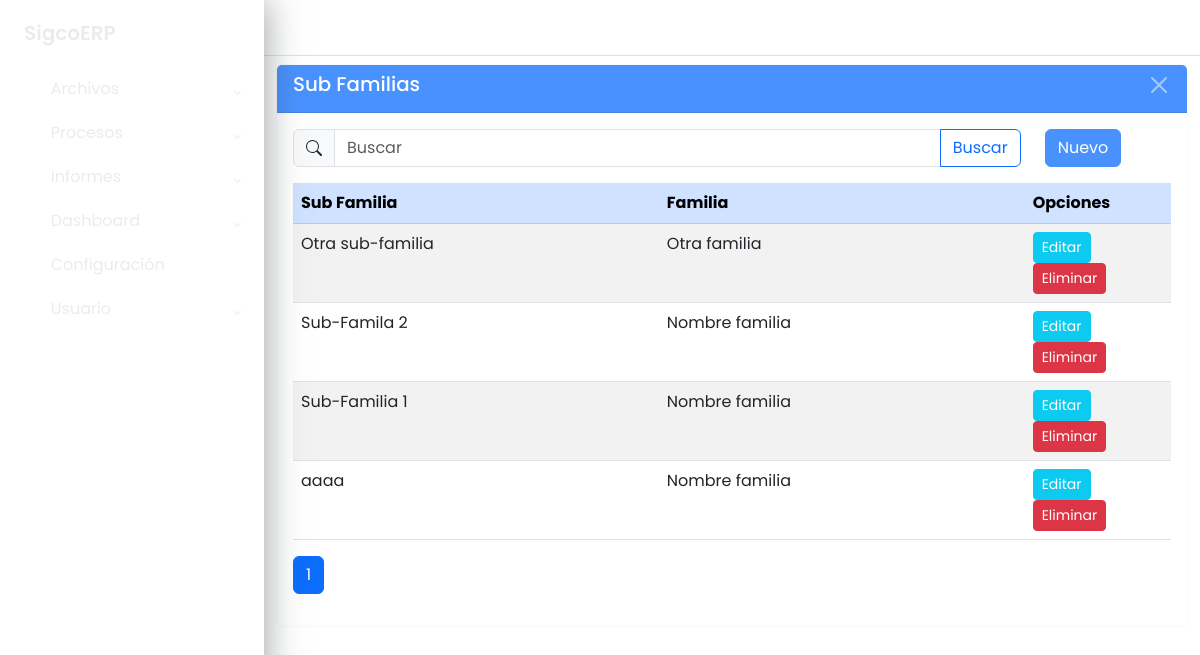
The app's page /maestros/clas_producto_det/listar/ with its own data.
### apps/maestros/models/models_base.py (models this page shows, shortened)
class ClasProductoDet(ModeloBaseGenerico):
	id_subclas_producto = models.AutoField(primary_key=True)
	id_clas_producto = models.ForeignKey(ClasProducto,
										 on_delete=models.PROTECT,
										 null=True, blank=True)
	nombre_sub_familia = models.CharField("Sub Familia", max_length=20,
										  null=True, blank=True)
	class Meta:
		db_table = 'sgc_clas_producto_det'
		verbose_name = ('Sub Familia')
		verbose_name_plural = ('Sub Familias')
		ordering = ['nombre_sub_familia']

class ClasProducto(ModeloBaseGenerico):
	id_clas_producto = models.AutoField(primary_key=True)
	nombre_familia = models.CharField("Nombre Familia", max_length=50,
									  null=True, blank=True)
	cta_compra = models.CharField("Cuenta de Compra", max_length=12, null=True,
								  blank=True)
	cta_venta = models.CharField("Cuenta de Venta", max_length=12, null=True,
								 blank=True)
	nc_compra = models.CharField("NC Compra", max_length=12, null=True,
								 blank=True)
	nc_venta = models.CharField("NC Venta", max_length=12, null=True,
								blank=True)
	nd_compra = models.CharField("ND Compra", max_length=12, null=True,
								 blank=True)
	nd_venta = models.CharField("ND Venta", max_length=12, null=True,
								blank=True)
	class Meta:
		db_table = 'sgc_clas_producto'
		verbose_name = ('Familia')
		verbose_name_plural = ('Familias')
		ordering = ['nombre_familia']

### apps/maestros/views/clas_producto_det_views.py (the view)
class ClasProductoDetListView(GenericListView):
	model = modelo
	context_object_name = 'datos'
	template_name = f"maestros/{url_list}.html"
	cadena_filtro = "Q(nombre_sub_familia__icontains=text)"
	extra_context = {
		"titulo": model._meta.verbose_name_plural,
		"url_inicio": url_home,
		"url_create": url_create,
		"url_update": url_update,
		"url_delete": url_delete
	}

### apps/maestros/views/cruds_views_generics.py (called while the page is built)
    def get_queryset(self):
        queryset = super().get_queryset()
        text = self.request.GET.get('buscar', '')
        if text and self.cadena_filtro:
            queryset = queryset.filter(eval(self.cadena_filtro))
        return queryset

    def get_context_data(self, **kwargs):
        context = super().get_context_data(**kwargs)
        context["buscar"] = self.request.GET.get('buscar', '')
        return context

### apps/maestros/templates/maestros/clas_producto_det_list.html (shortened to what this page needs)
{% extends 'base.html' %}
{% block main %}
	<div class="wrapper">
		{% block sidebar %}
			{% include 'sidebar.html' %}
		{% endblock sidebar %}
		{% block maincomponent %}
			<div class="main">
				{% block buttonsidebartoggle %}
					{% include 'buttonsidebartoggle.html' %}
				{% endblock buttonsidebartoggle %}
				{% block principalcomponent %}
					<div class="container-fluid">
						<div class="card border-light mb-3 mt-2">
							<div class="card-header text-white bg-primary opacity-75 d-flex
									justify-content-between">
								<h3>{{ titulo }}</h3>
								<button type="button" class="btn-close btn-close-white"
									aria-label="Close"
									onclick="window.location.href='{% url url_inicio %}'">
								</button>
							</div>
							<div class="card-body">
								<div class="row">
									<div class="col col-10">
										<form method="get">
											<div class="input-group flex-nowrap">
												<span class="input-group-text">
												</span>
												<input type="text" class="form-control" name="buscar"
													value="{{ buscar }}" placeholder="Buscar"
													autocomplete="off">
												<button class="btn btn-outline-primary">
													Buscar
												</button>
											</div>
										</form>
									</div>
									<div class="col col-2">
										<a href="{% url url_create %}"
												class="btn btn-primary opacity-75">
											Nuevo
										</a>
									</div>
								</div>
								<div class="table-responsive mt-3">
									<table class="table table-striped">
										<thead class="table-primary">
											<tr>
												<th class="col-5">Sub Familia</th>
												<th class="col-5">Familia</th>
												<th class="col-2">Opciones</th>
											</tr>
										</thead>
										<tbody>
											{% for dato in datos %}
												<tr>
													<td>{{ dato.nombre_sub_familia }}</td>
													<td>{{ dato.id_clas_producto.nombre_familia }}</td>
													<td>
														<a href="{% url url_update dato.pk %}"
																class="btn btn-info text-white btn-sm">
															Editar
														</a>
														<a href="{% url url_delete dato.pk %}"
																class="btn btn-danger text-white btn-sm">
															Eliminar
														</a>
													</td>
												</tr>
											{% endfor %}
										</tbody>
									</table>
									{% block paginador %}
										{% include 'paginador.html' %}
									{% endblock %}
								</div>
							</div>
						</div>
					</div>
				{% endblock principalcomponent %}
			</div>
		{% endblock maincomponent %}
	</div>
{% endblock main %}

### static/css/style.css (style rules this page uses)
body { font-family: 'Poppins', sans-serif; margin: 0; background-image: url("../img/background-image.jpg"); background-repeat: no-repeat; background-position: center bottom; background-size: cover; }
h3 { font-size: 1.2375rem; color: #FFF; }
.wrapper { align-items: stretch; display: flex; width: 100%; }
.main { display: flex; flex-direction: column; min-height: 100vh; width: 100%; overflow: hidden; transition: all 0.35s ease-in-out; }

### records on screen
ClasProductoDet: nombre_sub_familia "Otra sub-familia", id_clas_producto.nombre_familia "Otra familia"
ClasProductoDet: nombre_sub_familia "Sub-Famila 2", id_clas_producto.nombre_familia "Nombre familia"
ClasProductoDet: nombre_sub_familia "Sub-Familia 1", id_clas_producto.nombre_familia "Nombre familia"
ClasProductoDet: nombre_sub_familia "aaaa", id_clas_producto.nombre_familia "Nombre familia"

### other values on screen
{{ titulo }} "Sub Familias"
{{ i }} "1"
